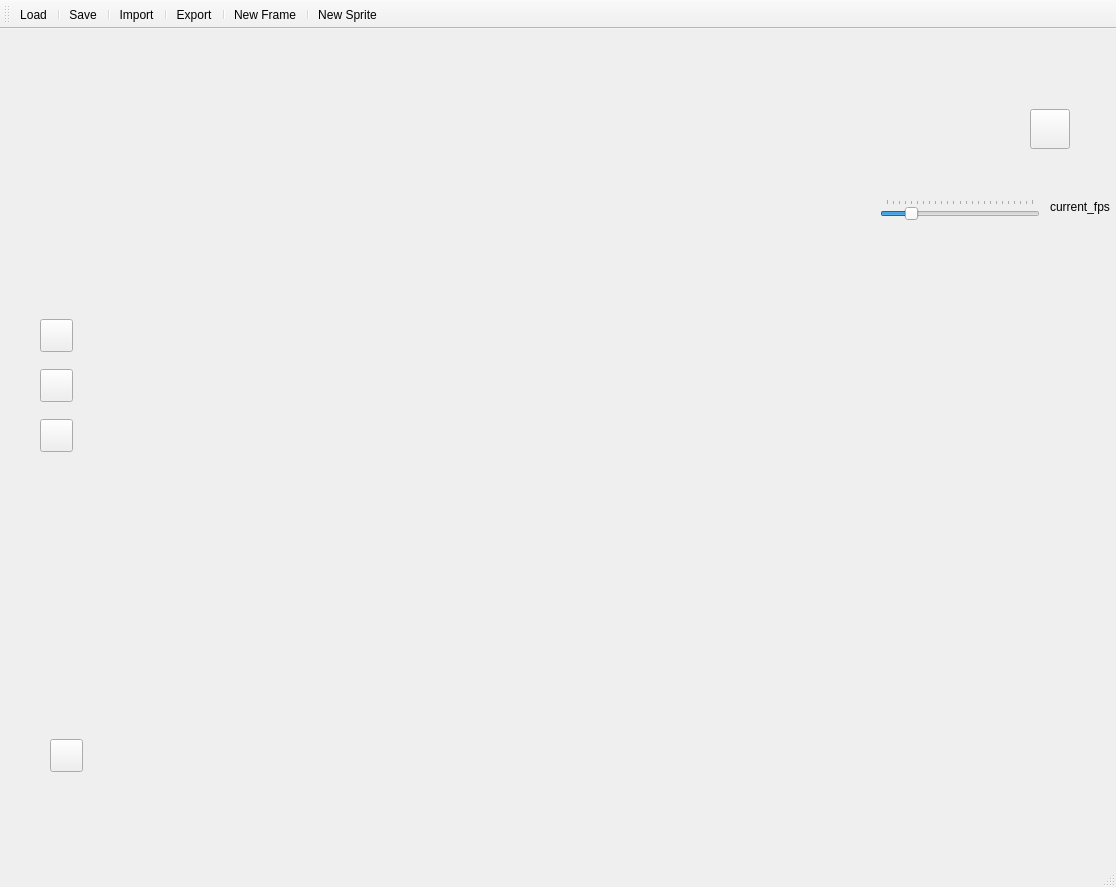
<?xml version="1.0" encoding="UTF-8"?>
<ui version="4.0">
 <class>MainWindow</class>
 <widget class="QMainWindow" name="MainWindow">
  <property name="geometry">
   <rect>
    <x>0</x>
    <y>0</y>
    <width>1116</width>
    <height>887</height>
   </rect>
  </property>
  <property name="mouseTracking">
   <bool>true</bool>
  </property>
  <property name="windowTitle">
   <string>Obey Your Thirst</string>
  </property>
  <property name="windowIcon">
   <iconset resource="oytg graphics.qrc">
    <normaloff>:/graphics/Sprite.png</normaloff>:/graphics/Sprite.png</iconset>
  </property>
  <widget class="QWidget" name="centralwidget">
   <widget class="QWidget" name="widget" native="true">
    <property name="geometry">
     <rect>
      <x>120</x>
      <y>30</y>
      <width>600</width>
      <height>600</height>
     </rect>
    </property>
   </widget>
   <widget class="QWidget" name="widget_2" native="true">
    <property name="geometry">
     <rect>
      <x>900</x>
      <y>30</y>
      <width>120</width>
      <height>120</height>
     </rect>
    </property>
   </widget>
   <widget class="QToolButton" name="toolButton">
    <property name="geometry">
     <rect>
      <x>40</x>
      <y>390</y>
      <width>33</width>
      <height>33</height>
     </rect>
    </property>
    <property name="autoFillBackground">
     <bool>false</bool>
    </property>
    <property name="text">
     <string/>
    </property>
    <property name="icon">
     <iconset resource="oytg graphics.qrc">
      <normaloff>:/graphics/Color Wheel.png</normaloff>:/graphics/Color Wheel.png</iconset>
    </property>
    <property name="iconSize">
     <size>
      <width>32</width>
      <height>32</height>
     </size>
    </property>
    <property name="checkable">
     <bool>true</bool>
    </property>
   </widget>
   <widget class="QSlider" name="horizontalSlider">
    <property name="geometry">
     <rect>
      <x>880</x>
      <y>170</y>
      <width>160</width>
      <height>22</height>
     </rect>
    </property>
    <property name="acceptDrops">
     <bool>false</bool>
    </property>
    <property name="maximum">
     <number>24</number>
    </property>
    <property name="sliderPosition">
     <number>4</number>
    </property>
    <property name="orientation">
     <enum>Qt::Horizontal</enum>
    </property>
    <property name="tickPosition">
     <enum>QSlider::TicksAbove</enum>
    </property>
    <property name="tickInterval">
     <number>0</number>
    </property>
   </widget>
   <widget class="QWidget" name="widget_3" native="true">
    <property name="geometry">
     <rect>
      <x>120</x>
      <y>670</y>
      <width>600</width>
      <height>120</height>
     </rect>
    </property>
   </widget>
   <widget class="QPushButton" name="pushButton">
    <property name="geometry">
     <rect>
      <x>40</x>
      <y>290</y>
      <width>33</width>
      <height>33</height>
     </rect>
    </property>
    <property name="text">
     <string/>
    </property>
    <property name="icon">
     <iconset resource="oytg graphics.qrc">
      <normaloff>:/graphics/pencil.png</normaloff>:/graphics/pencil.png</iconset>
    </property>
    <property name="iconSize">
     <size>
      <width>32</width>
      <height>32</height>
     </size>
    </property>
    <property name="checkable">
     <bool>true</bool>
    </property>
   </widget>
   <widget class="QPushButton" name="pushButton_2">
    <property name="geometry">
     <rect>
      <x>40</x>
      <y>340</y>
      <width>33</width>
      <height>33</height>
     </rect>
    </property>
    <property name="text">
     <string/>
    </property>
    <property name="icon">
     <iconset resource="oytg graphics.qrc">
      <normaloff>:/graphics/eyedropper-icon.png</normaloff>:/graphics/eyedropper-icon.png</iconset>
    </property>
    <property name="iconSize">
     <size>
      <width>32</width>
      <height>32</height>
     </size>
    </property>
    <property name="checkable">
     <bool>true</bool>
    </property>
   </widget>
   <widget class="QPushButton" name="pushButton_3">
    <property name="geometry">
     <rect>
      <x>50</x>
      <y>710</y>
      <width>33</width>
      <height>33</height>
     </rect>
    </property>
    <property name="text">
     <string/>
    </property>
    <property name="icon">
     <iconset resource="oytg graphics.qrc">
      <normaloff>:/graphics/clone.png</normaloff>:/graphics/clone.png</iconset>
    </property>
    <property name="iconSize">
     <size>
      <width>32</width>
      <height>32</height>
     </size>
    </property>
   </widget>
   <widget class="QPushButton" name="pushButton_4">
    <property name="geometry">
     <rect>
      <x>1030</x>
      <y>80</y>
      <width>40</width>
      <height>40</height>
     </rect>
    </property>
    <property name="text">
     <string/>
    </property>
    <property name="icon">
     <iconset resource="oytg graphics.qrc">
      <normaloff>:/graphics/sm-cut-onion.png</normaloff>:/graphics/sm-cut-onion.png</iconset>
    </property>
    <property name="iconSize">
     <size>
      <width>39</width>
      <height>39</height>
     </size>
    </property>
    <property name="checkable">
     <bool>true</bool>
    </property>
   </widget>
   <widget class="QWidget" name="widget_4" native="true">
    <property name="geometry">
     <rect>
      <x>760</x>
      <y>240</y>
      <width>321</width>
      <height>551</height>
     </rect>
    </property>
   </widget>
   <widget class="QLabel" name="label">
    <property name="geometry">
     <rect>
      <x>1050</x>
      <y>170</y>
      <width>61</width>
      <height>16</height>
     </rect>
    </property>
    <property name="text">
     <string>current_fps</string>
    </property>
   </widget>
  </widget>
  <widget class="QStatusBar" name="statusbar"/>
  <widget class="QToolBar" name="toolBar">
   <property name="windowTitle">
    <string>toolBar</string>
   </property>
   <property name="iconSize">
    <size>
     <width>32</width>
     <height>32</height>
    </size>
   </property>
   <property name="toolButtonStyle">
    <enum>Qt::ToolButtonTextBesideIcon</enum>
   </property>
   <attribute name="toolBarArea">
    <enum>TopToolBarArea</enum>
   </attribute>
   <attribute name="toolBarBreak">
    <bool>false</bool>
   </attribute>
   <addaction name="actionLoad"/>
   <addaction name="separator"/>
   <addaction name="actionSave"/>
   <addaction name="separator"/>
   <addaction name="actionImport"/>
   <addaction name="separator"/>
   <addaction name="actionExport"/>
   <addaction name="separator"/>
   <addaction name="actionNewFrame"/>
   <addaction name="separator"/>
   <addaction name="actionNewSprite"/>
  </widget>
  <action name="actionSave">
   <property name="icon">
    <iconset resource="oytg graphics.qrc">
     <normaloff>:/graphics/Lime-icon.png</normaloff>:/graphics/Lime-icon.png</iconset>
   </property>
   <property name="text">
    <string>Save</string>
   </property>
   <property name="toolTip">
    <string>Save Sprite</string>
   </property>
  </action>
  <action name="actionImport">
   <property name="icon">
    <iconset resource="oytg graphics.qrc">
     <normaloff>:/graphics/layer-import-icon.png</normaloff>:/graphics/layer-import-icon.png</iconset>
   </property>
   <property name="text">
    <string>Import</string>
   </property>
   <property name="toolTip">
    <string>Import Sprite Sheet</string>
   </property>
  </action>
  <action name="actionExport">
   <property name="icon">
    <iconset resource="oytg graphics.qrc">
     <normaloff>:/graphics/table-export-icon.png</normaloff>:/graphics/table-export-icon.png</iconset>
   </property>
   <property name="text">
    <string>Export</string>
   </property>
   <property name="toolTip">
    <string>Export Sprite to GIF</string>
   </property>
  </action>
  <action name="actionLoad">
   <property name="icon">
    <iconset resource="oytg graphics.qrc">
     <normaloff>:/graphics/Lemon-icon.png</normaloff>:/graphics/Lemon-icon.png</iconset>
   </property>
   <property name="text">
    <string>Load</string>
   </property>
   <property name="toolTip">
    <string>Load Sprite Sheet</string>
   </property>
  </action>
  <action name="actionColorSelect">
   <property name="icon">
    <iconset resource="oytg graphics.qrc">
     <normaloff>:/graphics/Color Wheel.png</normaloff>:/graphics/Color Wheel.png</iconset>
   </property>
   <property name="text">
    <string>ColorSelect</string>
   </property>
   <property name="toolTip">
    <string>Color Selector</string>
   </property>
  </action>
  <action name="actionNewFrame">
   <property name="icon">
    <iconset resource="oytg graphics.qrc">
     <normaloff>:/graphics/new-file-icon.png</normaloff>:/graphics/new-file-icon.png</iconset>
   </property>
   <property name="text">
    <string>New Frame</string>
   </property>
   <property name="toolTip">
    <string>Add New Frame</string>
   </property>
  </action>
  <action name="actionNewSprite">
   <property name="icon">
    <iconset resource="oytg graphics.qrc">
     <normaloff>:/graphics/Sprite.png</normaloff>:/graphics/Sprite.png</iconset>
   </property>
   <property name="text">
    <string>New Sprite</string>
   </property>
   <property name="toolTip">
    <string>New Sprite</string>
   </property>
  </action>
 </widget>
 <resources>
  <include location="oytg graphics.qrc"/>
 </resources>
 <connections/>
</ui>
